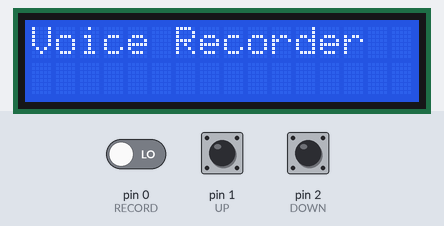
Simulated run of this sketch. Board: Arduino Uno, built with avr-gcc and run on an emulated ATmega328P. Shown: 16×2 character LCD. Inputs (shaded band) come from the test bench; at power-on: pin 0 (RECORD) LOW, pin 1 (UP) LOW, pin 2 (DOWN) LOW.

Above: at 3.2 s.
3.3 s: pin 0 (RECORD) driven HIGH
At 3.51 s:
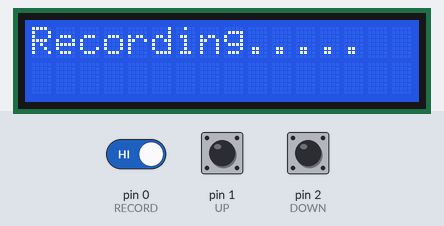
4.9 s: pin 0 (RECORD) driven LOW
At 6.5 s:
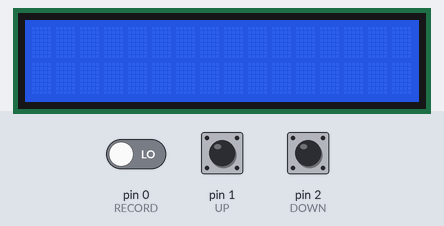
7.5 s: pin 1 (UP) pulled HIGH for 0.15 s
At 8.7 s:
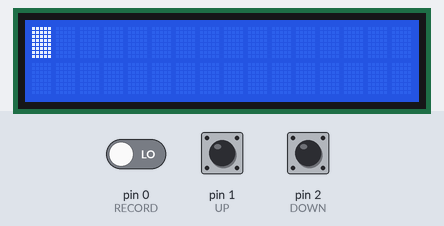
9.1 s: pin 2 (DOWN) pulled HIGH for 0.15 s
At 10.1 s:
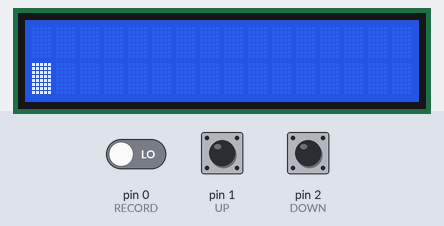
Timing chart, 0 to 11.7 s (numbered marks = the images above; inputs shaded):
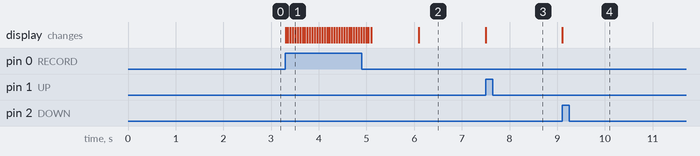

The sketch:

LCD_Display_code.ino
```cpp
#include <LiquidCrystal.h>

const int rs = A0, en = A1, d4 = A2, d5 = A3, d6 = A4, d7 = A5;
LiquidCrystal lcd(rs,en,d4,d5,d6,d7);
int RECORD = 0, UP = 1, DOWN = 2;
int RECval, UPval, DOWNval;

void setup() {
  // put your setup code here, to run once:
  lcd.begin(16,2);
  pinMode (RECORD,INPUT);
  pinMode (UP,INPUT);
  pinMode (DOWN,INPUT);
  lcd.print("Voice Recorder");
  delay(2000);
}

void loop() {
  // put your main code here, to run repeatedly:
  RECval = digitalRead(RECORD);
  UPval = digitalRead(UP);
  DOWNval = digitalRead(DOWN);


  if (RECval == 1){
    while (RECval == 1){
      lcd.clear();
      lcd.print("Recording");
      for (int i = 0; i <= 4; i++) {
      lcd.print(".");
      delay(50);
      }
      RECval = digitalRead(RECORD);
      lcd.clear();
    }
    lcd.print("Recorded");
    delay(1000);
    lcd.clear();
  }

  if (UPval == 1){
    lcd.setCursor(0,0);
    lcd.blink();
    UPval = 0;
   }

  if (DOWNval == 1){
    lcd.setCursor(0,1);
    lcd.blink();
    DOWNval = 0;
  }
}
```

Measured:
- after the input at 3.3 s, the display: first changes at once (image 1 shows a later state)
- after the input at 4.9 s, the display: first differs from a run without the input after 0.20 s (image 2 shows a later state)
- after the input at 7.5 s, the display: changes at once (image 3)
- after the input at 9.1 s, the display: changes at once (image 4)
